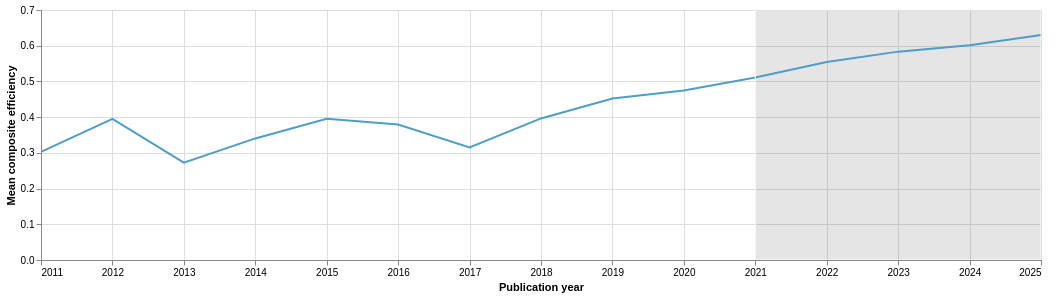

This figure's notebook cell:
### Code cell
line = (base + text).properties(
    width=1000,
    height=250
)

line

### Figure 1 — Vega-Lite specification as saved in the notebook (floating-point values rounded to 4 significant figures; data arrays with more than 128 entries replaced by an {"elided": "..."} marker saying what was removed)
{"config": {"view": {"continuousWidth": 300, "continuousHeight": 300}}, "layer": [{"mark": {"type": "line", "color": "#4D9EC8"}, "encoding": {"tooltip": [{"field": "year", "title": "Year", "type": "quantitative"}, {"field": "mean_composite_efficiency", "format": ".2f", "title": "Mean composite efficiency", "type": "quantitative"}, {"field": "pct_change", "format": ".2f", "title": "Percent change", "type": "quantitative"}], "x": {"axis": {"format": "d"}, "field": "year", "scale": {"domain": [2011, 2025]}, "title": "Publication year", "type": "quantitative"}, "y": {"field": "mean_composite_efficiency", "scale": {"domain": [0, 0.7]}, "title": "Mean composite efficiency", "type": "quantitative"}}, "name": "view_1", "transform": [{"aggregate": [{"op": "mean", "field": "composite_efficiency", "as": "mean_composite_efficiency"}], "groupby": ["year"]}, {"window": [{"op": "lag", "field": "mean_composite_efficiency", "as": "prev"}], "sort": [{"field": "year"}]}, {"calculate": "(datum.mean_composite_efficiency - datum.prev) / datum.prev", "as": "pct_change"}]}, {"mark": {"type": "text", "color": "#333", "dy": -10, "fontSize": 10, "fontWeight": "bold"}, "encoding": {"opacity": {"condition": {"param": "show_pct", "value": 0.95}, "value": 0}, "text": {"condition": {"test": "!isNaN(datum.pct_change)", "field": "pct_change", "format": ".1%", "type": "quantitative"}, "value": ""}, "tooltip": [{"field": "year", "title": "Year", "type": "quantitative"}, {"field": "mean_composite_efficiency", "format": ".2f", "title": "Mean composite efficiency", "type": "quantitative"}, {"field": "pct_change", "format": ".2f", "title": "Percent change", "type": "quantitative"}], "x": {"axis": {"format": "d"}, "field": "year", "scale": {"domain": [2011, 2025]}, "title": "Publication year", "type": "quantitative"}, "y": {"field": "mean_composite_efficiency", "scale": {"domain": [0, 0.7]}, "title": "Mean composite efficiency", "type": "quantitative"}}, "transform": [{"aggregate": [{"op": "mean", "field": "composite_efficiency", "as": "mean_composite_efficiency"}], "groupby": ["year"]}, {"window": [{"op": "lag", "field": "mean_composite_efficiency", "as": "prev"}], "sort": [{"field": "year"}]}, {"calculate": "(datum.mean_composite_efficiency - datum.prev) / datum.prev", "as": "pct_change"}]}], "data": {"name": "data-204e5dbfd8a7c323694bf4ff8e2e713c"}, "height": 250, "params": [{"name": "brush", "select": {"type": "interval", "encodings": ["x"]}, "value": {"x": [2021, 2025]}, "views": ["view_1"]}, {"name": "show_pct", "bind": {"input": "checkbox", "name": "Show yearly percent change "}, "value": false}], "width": 1000, "$schema": "https://vega.github.io/schema/vega-lite/v5.20.1.json", "datasets": {"data-204e5dbfd8a7c323694bf4ff8e2e713c": {"elided": "1337 records"}}}
